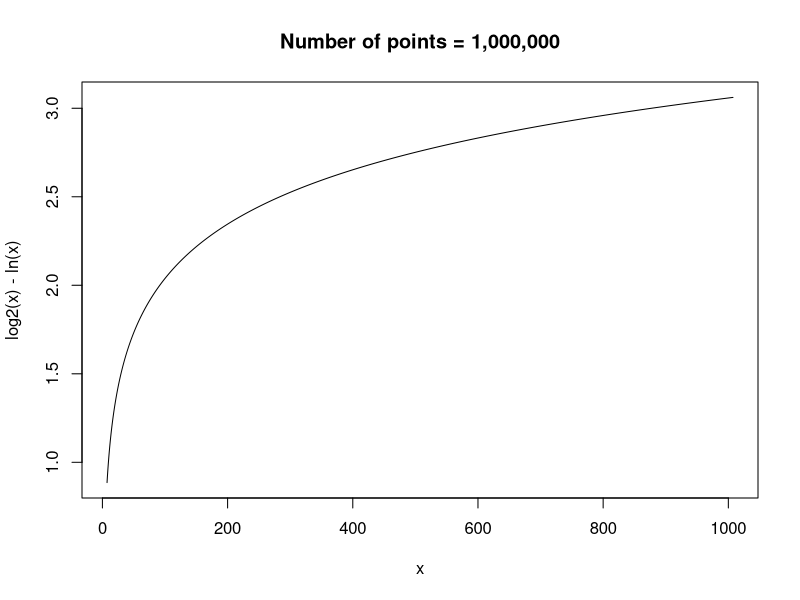
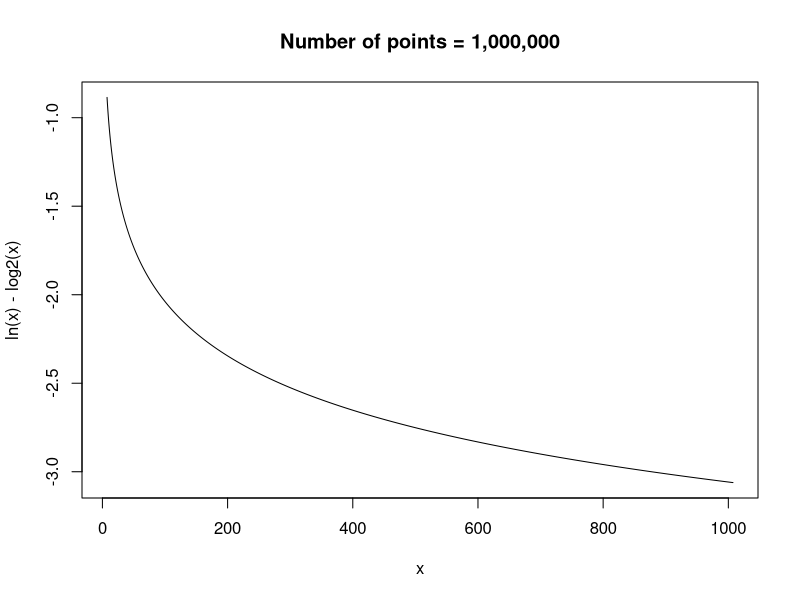

The R source for these figures, in order:
#differenceLog2(x)Ln(x)

n <- 10^6
n1 <- 10^6


x <- c(1:n)
x1 <- c(1:n1)

x <- x/10^3
x1 <- x/10^3

x <- x + max(4, exp(2))
x1 <- x1 + max(4, exp(2) )

y <- log2(x)
y1 <- log(x)


log2MinusLn <- y-y1
lnMinusLog2 <- y1-y


plot(log2MinusLn~x, type = "l", xlab = "x", ylab = "log2(x) - ln(x)", main = "Number of points = 1,000,000")
plot(lnMinusLog2~x, type = "l", xlab = "x", ylab = "ln(x) - log2(x)", main = "Number of points = 1,000,000")
